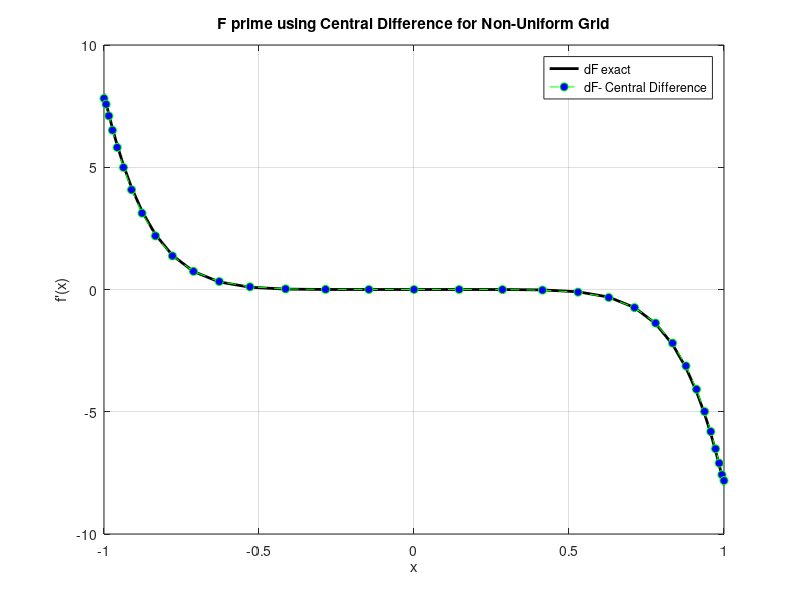
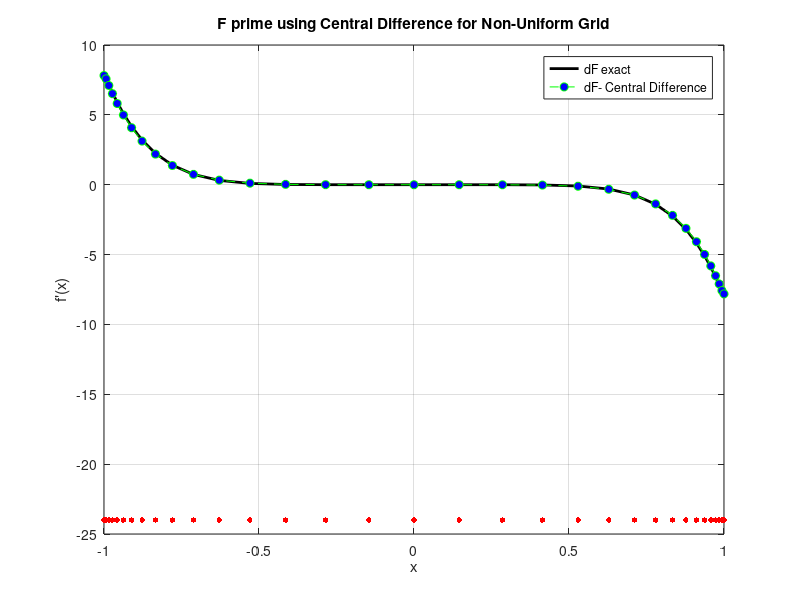
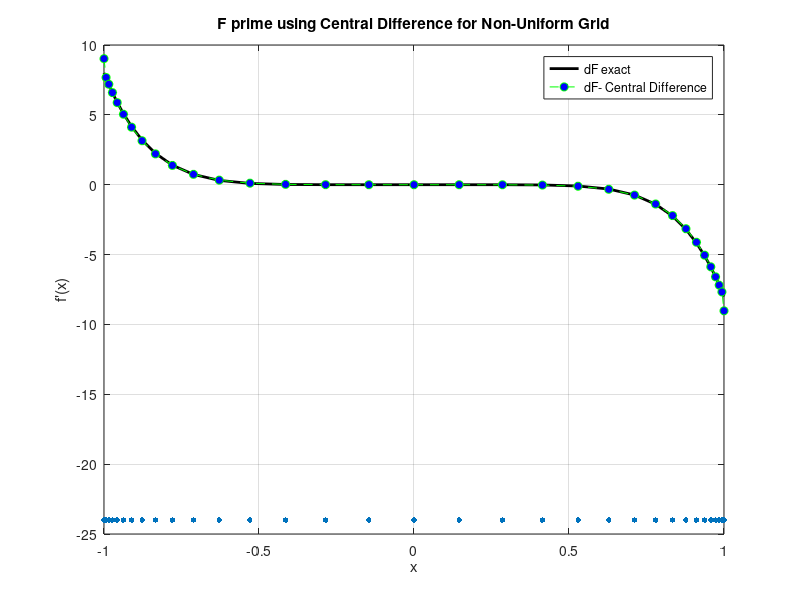

Recreate these plots in MATLAB, in order.
clc; clear; close all;
a = 0.98;   
N = 32;    

% non-uniform grid
j = 0:N;
xi = -1 + (2 * j) / N; 
x = (1/a) * tanh(xi * atanh(a)); % non-uniform grid points

% Function 
f = 1 - x.^8;  % f(x) = 1 - x^8
df_exact = -8 * x.^7;  % Analytical derivative f'(x)

% Computing numerical derivative using central difference
df_num = zeros(1, N+1); % Initializing derivative array

for j = 2:N
    h_j   = x(j) - x(j-1);   % h_j = x_j - x_(j-1)
    h_j1  = x(j+1) - x(j);   % h_(j+1) = x_(j+1) - x_j
    df_num(j) = (f(j+1) - f(j-1)) / (h_j1 + h_j); % using central difference formula
end

% forward and backward difference at boundaries
df_num(1) = (f(2) - f(1)) / (x(2) - x(1)); %fwd
df_num(N+1) = (f(N+1) - f(N)) / (x(N+1) - x(N));  %bwd

% Plots
figure;
plot(x, df_exact, 'k-', 'LineWidth', 2); hold on;
plot(x, df_num, 'go--', 'MarkerFaceColor', 'b');
xlabel('x'); ylabel("f'(x)");
legend('dF exact', 'dF- Central Difference');
title('F prime using Central Difference for Non-Uniform Grid');
grid on;
%
figure;
plot(x, df_exact, 'k-', 'LineWidth', 2); hold on;
plot(x, df_num, 'go--', 'MarkerFaceColor', 'b');

% to visualize non-uniform spacing
y_marker = min(df_exact) - (max(df_exact) - min(df_exact)); % Adjust marker level
scatter(x, y_marker * ones(size(x)), 15, 'r', 'filled'); % Small red dots on x-axis

xlabel('x'); ylabel("f'(x)");
legend('dF exact', 'dF- Central Difference');
title('F prime using Central Difference for Non-Uniform Grid');
grid on;


%% Central difference using cordinate transformation
clc; clear; close all;

% Given parameters
a = 0.98;   % Grid parameter
N = 32;     % Number of grid points

% Define ξ_j values
j = 0:N;
xi = -1 + (2 * j) / N;  % ξ_j = -1 + 2j/N

% Compute the non-uniform grid x_j
x = (1/a) * tanh(xi * atanh(a));

% Define function f(x) and its exact derivative
f = 1-x.^8;  % f(x) = 1 - x^8
df_exact = -8 * x.^7;  % Analytical derivative f'(x)

% Compute df/dξ using central difference
df_dxi = zeros(1, N+1);  % Initialize df/dξ array

for j = 2:N
    dxi_j = xi(j) - xi(j-1);    % Δξ_j = ξ_j - ξ_(j-1)
    dxi_j1 = xi(j+1) - xi(j);   % Δξ_(j+1) = ξ_(j+1) - ξ_j
    df_dxi(j) = (f(j+1) - f(j-1)) / (dxi_j1 + dxi_j);
end

% Use forward and backward difference at boundaries
df_dxi(1) = (f(2) - f(1)) / (xi(2) - xi(1));
df_dxi(N+1) = (f(N+1) - f(N)) / (xi(N+1) - xi(N));

% Compute dξ/dx
dxi_dx = (a / atanh(a)) * cosh(xi * atanh(a)).^2;

% Compute final derivative f'(x)
df_num = df_dxi .* dxi_dx;

% Plot results

figure;
plot(x, df_exact, 'k-', 'LineWidth', 2); hold on;
plot(x, df_num, 'go--', 'MarkerFaceColor', 'b');

% to visualize non-uniform spacing
y_marker = min(df_exact) - (max(df_exact) - min(df_exact)); % Adjust marker level
scatter(x, y_marker * ones(size(x)), 15, 'black', 'filled'); % Small red dots on x-axis

xlabel('x'); ylabel("f'(x)");
legend('dF exact', 'dF- Central Difference');
title('F prime using Central Difference for Non-Uniform Grid');
grid on;
